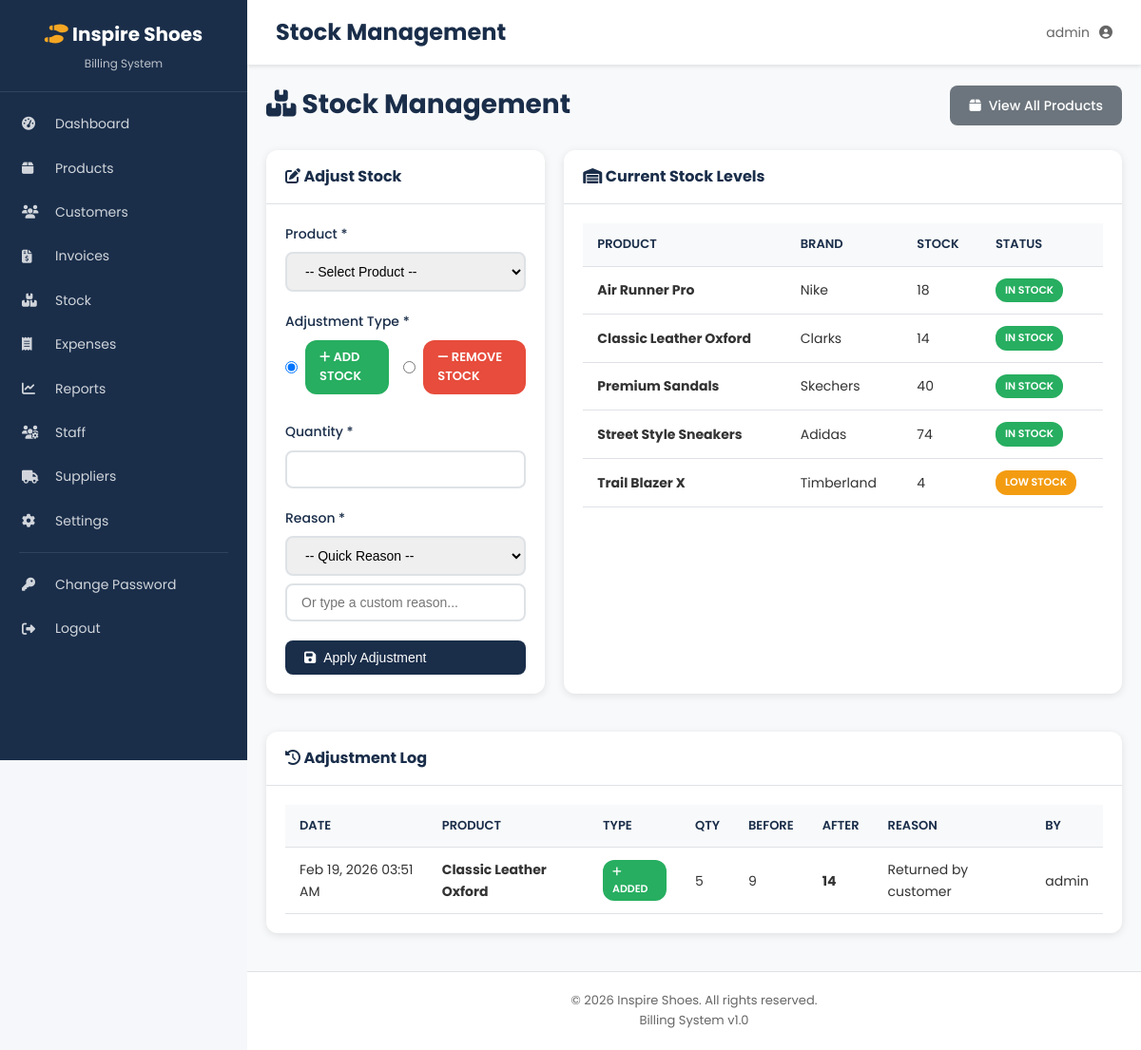
Page /stock/manage.php (signed in) on the committed database.
### tables this page shows
CREATE TABLE `users` (
  `id` int(11) NOT NULL,
  `username` varchar(50) NOT NULL,
  `email` varchar(100) NOT NULL,
  `password_hash` varchar(255) NOT NULL,
  `role` enum('admin','staff') DEFAULT 'staff',
  `status` enum('active','inactive') NOT NULL DEFAULT 'active',
  `created_at` timestamp NOT NULL DEFAULT current_timestamp(),
  `updated_at` timestamp NOT NULL DEFAULT current_timestamp() ON UPDATE current_timestamp()
);

CREATE TABLE `products` (
  `id` int(11) NOT NULL,
  `name` varchar(200) NOT NULL,
  `description` text DEFAULT NULL,
  `brand` varchar(100) NOT NULL,
  `size` varchar(50) NOT NULL,
  `color` varchar(50) NOT NULL,
  `price` decimal(10,2) NOT NULL,
  `stock_qty` int(11) NOT NULL DEFAULT 0,
  `image_path` varchar(255) DEFAULT NULL,
  `supplier_name` varchar(100) DEFAULT NULL,
  `supplier_phone` varchar(20) DEFAULT NULL,
  `purchase_price` decimal(10,2) DEFAULT 0.00,
  `created_at` timestamp NOT NULL DEFAULT current_timestamp(),
  `updated_at` timestamp NOT NULL DEFAULT current_timestamp() ON UPDATE current_timestamp()
);

CREATE TABLE `stock_log` (
  `id` int(10) UNSIGNED NOT NULL,
  `product_id` int(10) UNSIGNED NOT NULL,
  `user_id` int(10) UNSIGNED NOT NULL,
  `adjustment_type` enum('add','subtract') NOT NULL,
  `quantity` int(10) UNSIGNED NOT NULL,
  `reason` varchar(255) NOT NULL,
  `stock_before` int(11) NOT NULL,
  `stock_after` int(11) NOT NULL,
  `created_at` timestamp NOT NULL DEFAULT current_timestamp()
);

### includes/functions.php (called while the page is built, shortened)
<?php
require_once __DIR__ . '/../config/db.php';
function getUserRole(): string {
    return $_SESSION['role'] ?? 'staff';
}
function isAdmin(): bool {
    return getUserRole() === 'admin';
}
function getCurrentUser() {
    global $pdo;
    $stmt = $pdo->prepare("SELECT * FROM users WHERE id = ?");
    $stmt->execute([$_SESSION['user_id']]);
    return $stmt->fetch();
}
function h($string): string {
    return htmlspecialchars($string ?? '', ENT_QUOTES, 'UTF-8');
}
function formatDateTime($datetime): string {
    return date('M d, Y h:i A', strtotime($datetime));
}

### stock/manage.php (the view, shortened to what this page needs)
<?php
require_once __DIR__ . '/../config/db.php';
require_once __DIR__ . '/../includes/functions.php';
$page_title = 'Stock Management';
$products = $pdo->query("SELECT id, name, brand, stock_qty FROM products ORDER BY name")->fetchAll(PDO::FETCH_ASSOC);
$stockLog = $pdo->query("
    SELECT sl.*, p.name AS product_name, u.username
    FROM stock_log sl
    JOIN products p ON sl.product_id = p.id
    JOIN users u ON sl.user_id = u.id
    ORDER BY sl.created_at DESC
    LIMIT 50
")->fetchAll(PDO::FETCH_ASSOC);
include __DIR__ . '/../includes/header.php';
?>
<div class="page-header">
    <h1><i class="fas fa-boxes"></i> Stock Management</h1>
    <a href="<?php echo BASE_URL; ?>/products/list.php" class="btn btn-secondary">
        <i class="fas fa-box"></i> View All Products
    </a>
</div>
<div style="display:grid; grid-template-columns:1fr 2fr; gap:20px;">
    <div class="card">
        <div class="card-header"><h3><i class="fas fa-edit"></i> Adjust Stock</h3></div>
        <div class="card-body">
            <form method="POST">
                <div class="form-group">
                    <label for="product_id">Product *</label>
                    <select id="product_id" name="product_id" class="form-control" required onchange="updateCurrentStock(this)">
                        <option value="">-- Select Product --</option>
                    </select>
                </div>
                <div class="form-group">
                    <label>Adjustment Type *</label>
                            <div style="display:flex; gap:15px; align-items:center;">
                            <label style="display:flex; align-items:center; gap:8px; cursor:pointer;">
                            <input type="radio" name="adjustment_type" value="add" checked style="margin:0;">
                            <span class="badge badge-success" style="font-size:13px; padding:8px 15px;">
                            <i class="fas fa-plus"></i> Add Stock
                            </span>
                            </label>
                            <label style="display:flex; align-items:center; gap:8px; cursor:pointer;">
                            <input type="radio" name="adjustment_type" value="subtract" style="margin:0;">
                            <span class="badge badge-danger" style="font-size:13px; padding:8px 15px;">
            <i class="fas fa-minus"></i> Remove Stock
        </span>
    </label>
</div>
                </div>
                <div class="form-group">
                    <label for="quantity">Quantity *</label>
                    <input type="number" id="quantity" name="quantity" class="form-control" min="1" required>
                </div>
                <div class="form-group">
                    <label for="reason">Reason *</label>
                    <select id="reason_preset" class="form-control" onchange="setReason(this.value)" style="margin-bottom:8px;">
                        <option value="">-- Quick Reason --</option>
                    </select>
                    <input type="text" id="reason" name="reason" class="form-control" placeholder="Or type a custom reason..." required>
                </div>
                <button type="submit" name="adjust_stock" class="btn btn-primary" style="width:100%;">
                    <i class="fas fa-save"></i> Apply Adjustment
                </button>
            </form>
        </div>
    </div>
    <div class="card">
        <div class="card-header"><h3><i class="fas fa-warehouse"></i> Current Stock Levels</h3></div>
        <div class="card-body">
            <div class="table-container">
                <table>
                    <thead>
                        <tr>
                            <th>Product</th>
                            <th>Brand</th>
                            <th>Stock</th>
                            <th>Status</th>
                        </tr>
                    </thead>
                    <tbody>
                        <?php foreach ($products as $p): ?>
                            <tr>
                                <td><strong><?php echo h($p['name']); ?></strong></td>
                                <td><?php echo h($p['brand']); ?></td>
                                <td><?php echo h((string)$p['stock_qty']); ?></td>
                                <td>
                                    <?php if ($p['stock_qty'] == 0): ?>
                                        <span class="badge badge-danger">Out of Stock</span>
                                    <?php elseif ($p['stock_qty'] <= 10): ?>
                                        <span class="badge badge-warning">Low Stock</span>
                                    <?php else: ?>
                                        <span class="badge badge-success">In Stock</span>
                                    <?php endif; ?>
                                </td>
                            </tr>
                        <?php endforeach; ?>
                    </tbody>
                </table>
            </div>
        </div>
    </div>
</div>
<div class="card" style="margin-top:20px;">
    <div class="card-header"><h3><i class="fas fa-history"></i> Adjustment Log</h3></div>
    <div class="card-body">
        <?php if (empty($stockLog)): ?>
            <div class="empty-state"><i class="fas fa-history"></i><p>No adjustments yet.</p></div>
        <?php else: ?>
            <div class="table-container">
                <table>
                    <thead>
                        <tr>
                            <th>Date</th>
                            <th>Product</th>
                            <th>Type</th>
                            <th>Qty</th>
                            <th>Before</th>
                            <th>After</th>
                            <th>Reason</th>
                            <th>By</th>
                        </tr>
                    </thead>
                    <tbody>
                        <?php foreach ($stockLog as $log): ?>
                            <tr>
                                <td><?php echo formatDateTime($log['created_at']); ?></td>
                                <td><strong><?php echo h($log['product_name']); ?></strong></td>
                                <td>
                                    <?php if ($log['adjustment_type'] === 'add'): ?>
                                        <span class="badge badge-success"><i class="fas fa-plus"></i> Added</span>
                                    <?php else: ?>
                                        <span class="badge badge-danger"><i class="fas fa-minus"></i> Removed</span>
                                    <?php endif; ?>
                                </td>
                                <td><?php echo h((string)$log['quantity']); ?></td>
                                <td><?php echo h((string)$log['stock_before']); ?></td>
                                <td><strong><?php echo h((string)$log['stock_after']); ?></strong></td>
                                <td><?php echo h($log['reason']); ?></td>
                                <td><?php echo h($log['username']); ?></td>
                            </tr>
                        <?php endforeach; ?>
                    </tbody>
                </table>
            </div>
        <?php endif; ?>
    </div>
</div>
<?php include __DIR__ . '/../includes/footer.php'; ?>

### includes/header.php (shortened to what this page needs)
<?php
require_once __DIR__ . '/../config/db.php';
require_once __DIR__ . '/functions.php';
$current_page  = basename($_SERVER['PHP_SELF']);
$is_logged_in  = isset($_SESSION['user_id']);
$current_user = $is_logged_in ? getCurrentUser() : null;
?>
<!DOCTYPE html>
<html lang="en">
<head>
    <link rel="stylesheet" href="https://cdnjs.cloudflare.com/ajax/libs/font-awesome/6.4.0/css/all.min.css">
    <link rel="stylesheet" href="<?php echo CSS_URL; ?>/style.css">
</head>
<body>
<?php if ($is_logged_in): ?>
<nav class="sidebar">
    <div class="sidebar-header">
        <h2><i class="fas fa-shoe-prints"></i> Inspire Shoes</h2>
        <p>Billing System</p>
    </div>
    <ul class="nav-menu">
        <li class="<?php echo ($current_page === 'index.php' && strpos($_SERVER['PHP_SELF'], '/auth/') === false) ? 'active' : ''; ?>">
            <a href="<?php echo BASE_URL; ?>/index.php">
                <i class="fas fa-tachometer-alt"></i>
                <span>Dashboard</span>
            </a>
        </li>
        <li class="<?php echo strpos($_SERVER['PHP_SELF'], '/products/') !== false ? 'active' : ''; ?>">
            <a href="<?php echo BASE_URL; ?>/products/list.php">
                <i class="fas fa-box"></i>
                <span>Products</span>
            </a>
        </li>
        <li class="<?php echo strpos($_SERVER['PHP_SELF'], '/customers/') !== false ? 'active' : ''; ?>">
            <a href="<?php echo BASE_URL; ?>/customers/list.php">
                <i class="fas fa-users"></i>
                <span>Customers</span>
            </a>
        </li>
        <li class="<?php echo strpos($_SERVER['PHP_SELF'], '/invoices/') !== false ? 'active' : ''; ?>">
            <a href="<?php echo BASE_URL; ?>/invoices/list.php">
                <i class="fas fa-file-invoice-dollar"></i>
                <span>Invoices</span>
            </a>
        </li>
        <?php if (isAdmin()): ?>
        <li class="<?php echo strpos($_SERVER['PHP_SELF'], '/stock/') !== false ? 'active' : ''; ?>">
            <a href="<?php echo BASE_URL; ?>/stock/manage.php">
                <i class="fas fa-boxes"></i>
                <span>Stock</span>
            </a>
        </li>
        <li class="<?php echo strpos($_SERVER['PHP_SELF'], '/expenses/') !== false ? 'active' : ''; ?>">
            <a href="<?php echo BASE_URL; ?>/expenses/list.php">
                <i class="fas fa-receipt"></i>
                <span>Expenses</span>
            </a>
        </li>
        <li class="<?php echo strpos($_SERVER['PHP_SELF'], '/reports/') !== false ? 'active' : ''; ?>">
            <a href="<?php echo BASE_URL; ?>/reports/sales.php">
                <i class="fas fa-chart-line"></i>
                <span>Reports</span>
            </a>
        </li>
        <?php endif; ?>
        <?php if (isAdmin()): ?>
        <li class="<?php echo strpos($_SERVER['PHP_SELF'], '/admin/') !== false ? 'active' : ''; ?>">
            <a href="<?php echo BASE_URL; ?>/admin/staff.php">
                <i class="fas fa-users-cog"></i>
                <span>Staff</span>
            </a>
        </li>
        <li>
            <a href="<?php echo BASE_URL; ?>/admin/suppliers.php">
                <i class="fas fa-truck"></i>
                <span>Suppliers</span>
            </a>
        </li>
        <li>
            <a href="<?php echo BASE_URL; ?>/admin/settings.php">
                <i class="fas fa-cog"></i>
                <span>Settings</span>
            </a>
        </li>
        <?php endif; ?>
        <li class="nav-divider"></li>
        <li>
            <a href="<?php echo BASE_URL; ?>/auth/change-password.php">
                <i class="fas fa-key"></i>
                <span>Change Password</span>
            </a>
        </li>
        <li>
            <a href="<?php echo BASE_URL; ?>/auth/logout.php" class="logout-link">
                <i class="fas fa-sign-out-alt"></i>
                <span>Logout</span>
            </a>
        </li>
    </ul>
</nav>
<main class="main-content">
    <header class="top-bar">
        <h1><?php echo isset($page_title) ? h($page_title) : 'Dashboard'; ?></h1>
        <div class="user-info">
            <span class="user-name"><?php echo h($current_user['username'] ?? ''); ?></span>
            <i class="fas fa-user-circle"></i>
        </div>
    </header>
    <div class="content-wrapper">
<?php endif; ?>

### rows in the picture
users: username "admin"
products: name "Air Runner Pro", brand "Nike", stock_qty "18", shows "IN STOCK"
products: name "Classic Leather Oxford", brand "Clarks", stock_qty "14", shows "IN STOCK"
products: name "Premium Sandals", brand "Skechers", stock_qty "40", shows "IN STOCK"
products: name "Street Style Sneakers", brand "Adidas", stock_qty "74", shows "IN STOCK"
products: name "Trail Blazer X", brand "Timberland", stock_qty "4", shows "LOW STOCK"
stock_log: created_at "Feb 19, 2026 03:51 AM", product.name "Classic Leather Oxford", adjustment_type "add" (drawn), quantity "5", stock_before "9", stock_after "14", reason "Returned by customer", user.username "admin"

### other values in the picture
$page_title "Stock Management"
